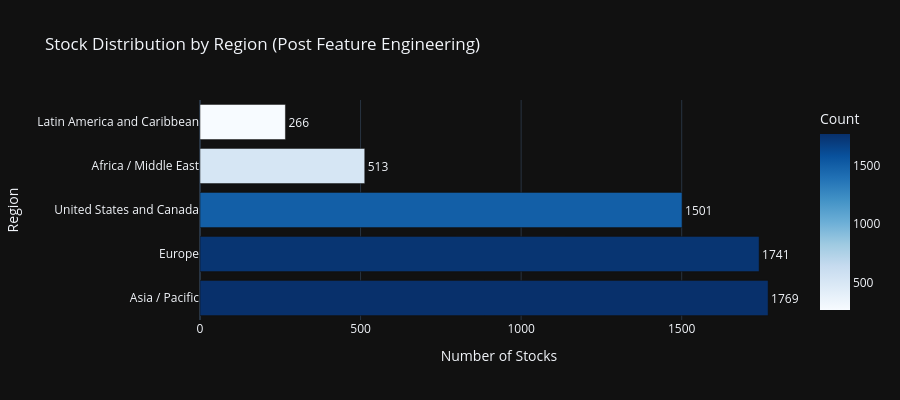
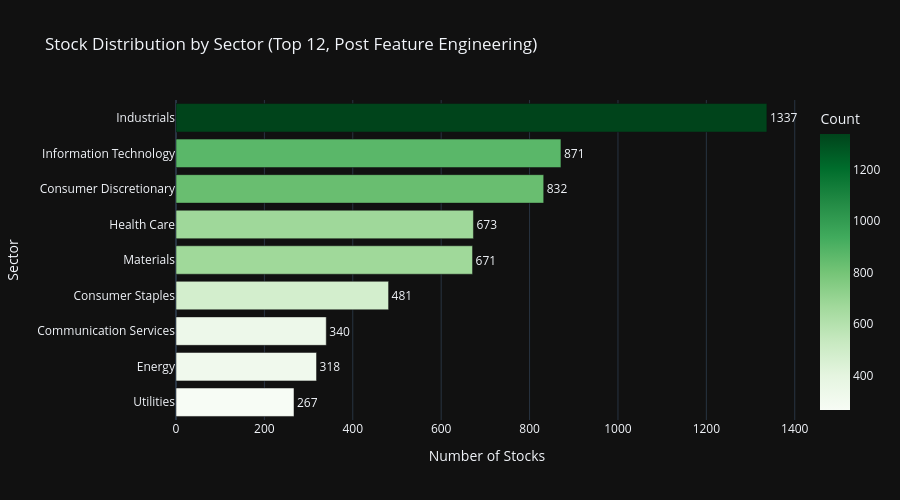
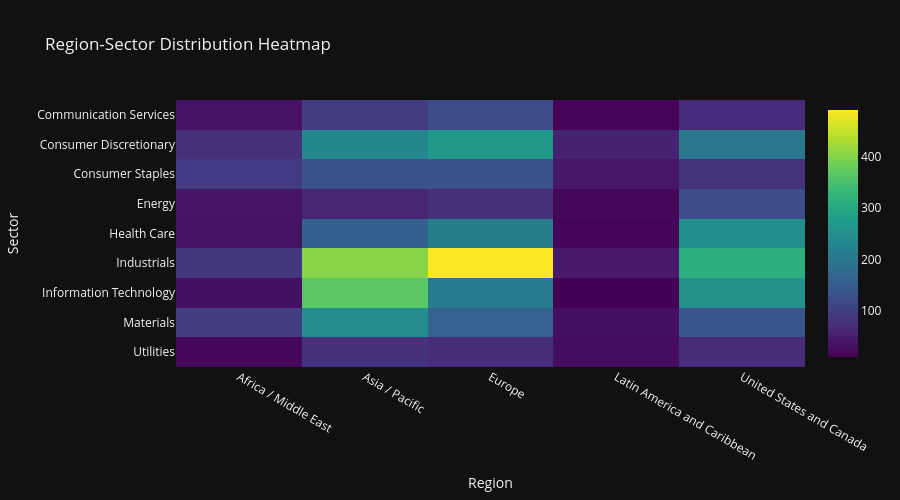
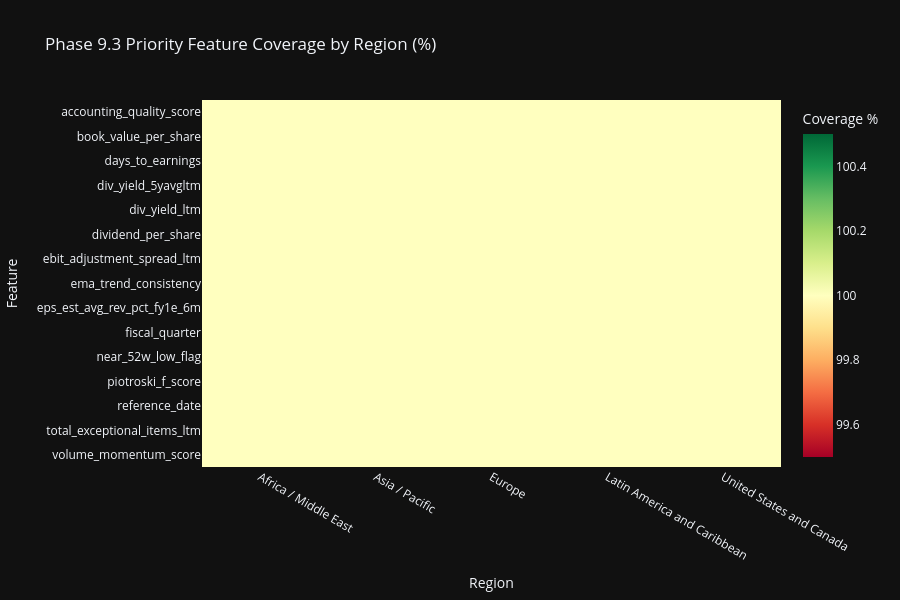

Notebook cell for these charts, in order:
### Markdown cell above
## Cell 6: Region & Sector Analytics with Feature Coverage

Section 17 compliant Plotly visualizations with dark theme.
Enhanced with Phase 9.3 feature analytics by region and sector.

### Code cell
# ============================================================================
# Cell 6: Region & Sector Analytics with Feature Coverage
# ============================================================================

print('=' * 80)
print('REGION & SECTOR ANALYTICS WITH FEATURE COVERAGE')
print('=' * 80)

# Use all_stocks_features (post feature engineering) for analytics
df_analytics = all_stocks_features

# Region distribution
if 'region' in df_analytics.columns:
    region_counts = df_analytics['region'].value_counts().reset_index()
    region_counts.columns = ['Region', 'Count']
    region_counts['Percentage'] = (region_counts['Count'] / region_counts['Count'].sum() * 100).round(1)

    fig_region = px.bar(
        region_counts,
        x='Count',
        y='Region',
        orientation='h',
        title='Stock Distribution by Region (Post Feature Engineering)',
        template=PLOTLY_TEMPLATE,
        color='Count',
        color_continuous_scale='Blues',
        text='Count',
    )
    fig_region.update_traces(
        textposition='outside',
        hovertemplate='<b>%{y}</b><br>Count: %{x}<br>Percentage: %{customdata[0]:.1f}%',
        customdata=region_counts[['Percentage']].values
    )
    fig_region.update_layout(
        xaxis_title='Number of Stocks',
        yaxis_title='Region',
        height=400,
        showlegend=False,
    )
    fig_region.show()

# Sector distribution (using TOP_N_SECTORS constant)
if 'sector' in df_analytics.columns:
    sector_counts = df_analytics['sector'].value_counts().head(TOP_N_SECTORS).reset_index()
    sector_counts.columns = ['Sector', 'Count']
    sector_counts['Percentage'] = (sector_counts['Count'] / len(df_analytics) * 100).round(1)

    fig_sector = px.bar(
        sector_counts.sort_values('Count'),
        x='Count',
        y='Sector',
        orientation='h',
        title=f'Stock Distribution by Sector (Top {TOP_N_SECTORS}, Post Feature Engineering)',
        template=PLOTLY_TEMPLATE,
        color='Count',
        color_continuous_scale='Greens',
        text='Count',
    )
    fig_sector.update_traces(
        textposition='outside',
        hovertemplate='<b>%{y}</b><br>Count: %{x}<br>Percentage: %{customdata[0]:.1f}%',
        customdata=sector_counts.sort_values('Count')[['Percentage']].values
    )
    fig_sector.update_layout(
        xaxis_title='Number of Stocks',
        yaxis_title='Sector',
        height=500,
        showlegend=False,
    )
    fig_sector.show()

# Region-Sector Heatmap
if 'region' in df_analytics.columns and 'sector' in df_analytics.columns:
    cross_tab = pd.crosstab(
        df_analytics['sector'],
        df_analytics['region']
    ).head(TOP_N_SECTORS)

    fig_heatmap = px.imshow(
        cross_tab,
        title='Region-Sector Distribution Heatmap',
        template=PLOTLY_TEMPLATE,
        color_continuous_scale='Viridis',
        aspect='auto',
    )
    fig_heatmap.update_layout(
        xaxis_title='Region',
        yaxis_title='Sector',
        height=500,
    )
    fig_heatmap.show()

print('\n✓ Distribution visualizations complete')

# ============================================================================
# Feature Coverage Analytics by Region and Sector
# ============================================================================
print('\n' + '=' * 80)
print('📊 PHASE 9.3 FEATURE ANALYTICS BY REGION & SECTOR')
print('=' * 80)

# 1. INTEGRATE ALL PHASE 9.3 FEATURES DYNAMICALLY
# Use schema helper functions for consistent naming
key_viz_features = get_key_features_by_category(
    df_analytics.columns.tolist(),
    categories=['Profitability', 'Momentum & Technical', 'Valuation Ratios']
)

# 2. UPDATE FEATURE MAPPING
# Build mapping from COLUMN_SCHEMA description or pattern matching
feature_mapping = get_feature_aliases()

# 3. BUILD AVAILABLE FEATURE LIST
# Filter for features actually present in the DataFrame after ETL
available_phase93 = get_key_features_by_category(
    df_analytics.columns.tolist()
)

# 4. PRIORITIZE FEATURES FOR VISUALIZATION
# Limit to top 15 features for visualization clarity, prioritized by completeness
coverage_ranks = df_analytics[available_phase93].notna().mean().sort_values(ascending=False)
top_viz_features = coverage_ranks.head(15).index.tolist()

if top_viz_features and 'region' in df_analytics.columns:
    print(f'\n📍 Feature Coverage by Region ({len(top_viz_features)} prioritized features):')

    # Calculate non-null percentage per region for prioritized features
    region_coverage_data = []
    for region in df_analytics['region'].unique():
        region_df = df_analytics[df_analytics['region'] == region]
        region_count = len(region_df)

        for feat in top_viz_features:
            non_null = region_df[feat].notna().sum()
            coverage_pct = (non_null / region_count * 100) if region_count > 0 else 0
            region_coverage_data.append({
                'Region': region,
                'Feature': feat,
                'Coverage_Pct': coverage_pct
            })

    region_coverage_df = pd.DataFrame(region_coverage_data)
    region_pivot = region_coverage_df.pivot(index='Feature', columns='Region', values='Coverage_Pct')

    print(region_pivot.round(1).to_string())

    # Heatmap visualization
    fig_region_coverage = px.imshow(
        region_pivot,
        title='Phase 9.3 Priority Feature Coverage by Region (%)',
        template=PLOTLY_TEMPLATE,
        color_continuous_scale='RdYlGn',
        aspect='auto',
        labels={'color': 'Coverage %'},
    )
    fig_region_coverage.update_layout(
        xaxis_title='Region',
        yaxis_title='Feature',
        height=600,
    )
    fig_region_coverage.show()

if top_viz_features and 'sector' in df_analytics.columns:
    print(f'\n🏢 Feature Coverage by Sector (Top 10 sectors, {len(top_viz_features)} priority features):')

    # Get top 10 sectors by count
    top_sectors = df_analytics['sector'].value_counts().head(10).index.tolist()

    # Calculate non-null percentage per sector for prioritized features
    sector_coverage_data = []
    for sector in top_sectors:
        sector_df = df_analytics[df_analytics['sector'] == sector]
        sector_count = len(sector_df)

        for feat in top_viz_features:
            non_null = sector_df[feat].notna().sum()
            coverage_pct = (non_null / sector_count * 100) if sector_count > 0 else 0
            sector_coverage_data.append({
                'Sector': sector,
                'Feature': feat,
                'Coverage_Pct': coverage_pct
            })

    sector_coverage_df = pd.DataFrame(sector_coverage_data)
    sector_pivot = sector_coverage_df.pivot(index='Feature', columns='Sector', values='Coverage_Pct')

    print(sector_pivot.round(1).to_string())

    # Heatmap visualization
    fig_sector_coverage = px.imshow(
        sector_pivot,
        title='Phase 9.3 Priority Feature Coverage by Sector (%)',
        template=PLOTLY_TEMPLATE,
        color_continuous_scale='RdYlGn',
        aspect='auto',
        labels={'color': 'Coverage %'},
    )
    fig_sector_coverage.update_layout(
        xaxis_title='Sector',
        yaxis_title='Feature',
        height=600,
    )
    fig_sector_coverage.show()

# Feature statistics by region
if available_phase93 and 'region' in df_analytics.columns:
    print(f'\n📊 Key Feature Statistics by Region:')

    # 4. UPDATE STAT FEATURES
    # Include new Phase 9.3 benchmarks: Earnings Quality and Technical momentum
    stat_features = [
        'roe',
        'price_momentum_1m',
        'debt_to_equity',
        'earnings_quality_score',
        'ema_trend_consistency'
    ]
    stat_features = [f for f in stat_features if f in df_analytics.columns]

    if stat_features:
        region_stats = df_analytics.groupby('region')[stat_features].agg(['mean', 'median', 'std']).round(3)
        print(region_stats.to_string())

        # Box plot for ROE by region (if available)
        if 'roe' in df_analytics.columns:
            fig_roe_region = px.box(
                df_analytics[df_analytics['roe'].notna()],
                x='region',
                y='roe',
                title='Return on Equity (ROE) Distribution by Region',
                template=PLOTLY_TEMPLATE,
                color='region',
            )
            fig_roe_region.update_layout(
                xaxis_title='Region',
                yaxis_title='ROE',
                height=450,
                showlegend=False,
            )
            fig_roe_region.show()

print('\n✓ Feature analytics by region and sector complete')

### Figure 1 — Plotly figure (JSON) as saved in the notebook; plotly's stock layout.template omitted (floating-point values rounded to 4 significant figures)
{"data": [{"hovertemplate": "<b>%{y}</b><br>Count: %{x}<br>Percentage: %{customdata[0]:.1f}%", "legendgroup": "", "marker": {"color": [1769, 1741, 1501, 513, 266], "coloraxis": "coloraxis", "pattern": {"shape": ""}}, "name": "", "orientation": "h", "showlegend": false, "text": [1769.0, 1741.0, 1501.0, 513.0, 266.0], "textposition": "outside", "x": [1769, 1741, 1501, 513, 266], "xaxis": "x", "y": ["Asia / Pacific", "Europe", "United States and Canada", "Africa / Middle East", "Latin America and Caribbean"], "yaxis": "y", "type": "bar", "customdata": [[30.6], [30.1], [25.9], [8.9], [4.6]]}], "layout": {"xaxis": {"anchor": "y", "domain": [0.0, 1.0], "title": {"text": "Number of Stocks"}}, "yaxis": {"anchor": "x", "domain": [0.0, 1.0], "title": {"text": "Region"}}, "coloraxis": {"colorbar": {"title": {"text": "Count"}}, "colorscale": [[0.0, "rgb(247,251,255)"], [0.125, "rgb(222,235,247)"], [0.25, "rgb(198,219,239)"], [0.375, "rgb(158,202,225)"], [0.5, "rgb(107,174,214)"], [0.625, "rgb(66,146,198)"], [0.75, "rgb(33,113,181)"], [0.875, "rgb(8,81,156)"], [1.0, "rgb(8,48,107)"]]}, "legend": {"tracegroupgap": 0}, "title": {"text": "Stock Distribution by Region (Post Feature Engineering)"}, "barmode": "relative", "height": 400, "showlegend": false}}

### Figure 2 — Plotly figure (JSON) as saved in the notebook; plotly's stock layout.template omitted (floating-point values rounded to 4 significant figures)
{"data": [{"hovertemplate": "<b>%{y}</b><br>Count: %{x}<br>Percentage: %{customdata[0]:.1f}%", "legendgroup": "", "marker": {"color": [267, 318, 340, 481, 671, 673, 832, 871, 1337], "coloraxis": "coloraxis", "pattern": {"shape": ""}}, "name": "", "orientation": "h", "showlegend": false, "text": [267.0, 318.0, 340.0, 481.0, 671.0, 673.0, 832.0, 871.0, 1337.0], "textposition": "outside", "x": [267, 318, 340, 481, 671, 673, 832, 871, 1337], "xaxis": "x", "y": ["Utilities", "Energy", "Communication Services", "Consumer Staples", "Materials", "Health Care", "Consumer Discretionary", "Information Technology", "Industrials"], "yaxis": "y", "type": "bar", "customdata": [[4.6], [5.5], [5.9], [8.3], [11.6], [11.6], [14.4], [15.0], [23.1]]}], "layout": {"xaxis": {"anchor": "y", "domain": [0.0, 1.0], "title": {"text": "Number of Stocks"}}, "yaxis": {"anchor": "x", "domain": [0.0, 1.0], "title": {"text": "Sector"}}, "coloraxis": {"colorbar": {"title": {"text": "Count"}}, "colorscale": [[0.0, "rgb(247,252,245)"], [0.125, "rgb(229,245,224)"], [0.25, "rgb(199,233,192)"], [0.375, "rgb(161,217,155)"], [0.5, "rgb(116,196,118)"], [0.625, "rgb(65,171,93)"], [0.75, "rgb(35,139,69)"], [0.875, "rgb(0,109,44)"], [1.0, "rgb(0,68,27)"]]}, "legend": {"tracegroupgap": 0}, "title": {"text": "Stock Distribution by Sector (Top 12, Post Feature Engineering)"}, "barmode": "relative", "height": 500, "showlegend": false}}

### Figure 3 — Plotly figure (JSON) as saved in the notebook; plotly's stock layout.template omitted (floating-point values rounded to 4 significant figures)
{"data": [{"coloraxis": "coloraxis", "name": "0", "x": ["Africa / Middle East", "Asia / Pacific", "Europe", "Latin America and Caribbean", "United States and Canada"], "y": ["Communication Services", "Consumer Discretionary", "Consumer Staples", "Energy", "Health Care", "Industrials", "Information Technology", "Materials", "Utilities"], "z": [[34, 96, 124, 17, 69], [77, 232, 265, 56, 202], [94, 131, 131, 43, 82], [37, 63, 75, 19, 124], [35, 156, 218, 15, 249], [89, 402, 490, 45, 311], [31, 365, 209, 11, 255], [96, 246, 159, 32, 138], [20, 78, 70, 28, 71]], "type": "heatmap", "xaxis": "x", "yaxis": "y", "hovertemplate": "region: %{x}<br>sector: %{y}<br>color: %{z}<extra></extra>"}], "layout": {"xaxis": {"anchor": "y", "domain": [0.0, 1.0], "title": {"text": "Region"}}, "yaxis": {"anchor": "x", "domain": [0.0, 1.0], "autorange": "reversed", "title": {"text": "Sector"}}, "coloraxis": {"colorscale": [[0.0, "#440154"], [0.1111, "#482878"], [0.2222, "#3e4989"], [0.3333, "#31688e"], [0.4444, "#26828e"], [0.5556, "#1f9e89"], [0.6667, "#35b779"], [0.7778, "#6ece58"], [0.8889, "#b5de2b"], [1.0, "#fde725"]]}, "title": {"text": "Region-Sector Distribution Heatmap"}, "height": 500}}

### Figure 4 — Plotly figure (JSON) as saved in the notebook; plotly's stock layout.template omitted (floating-point values rounded to 4 significant figures)
{"data": [{"coloraxis": "coloraxis", "name": "0", "x": ["Africa / Middle East", "Asia / Pacific", "Europe", "Latin America and Caribbean", "United States and Canada"], "y": ["accounting_quality_score", "book_value_per_share", "days_to_earnings", "div_yield_5yavgltm", "div_yield_ltm", "dividend_per_share", "ebit_adjustment_spread_ltm", "ema_trend_consistency", "eps_est_avg_rev_pct_fy1e_6m", "fiscal_quarter", "near_52w_low_flag", "piotroski_f_score", "reference_date", "total_exceptional_items_ltm", "volume_momentum_score"], "z": [[100.0, 100.0, 100.0, 100.0, 100.0], [100.0, 100.0, 100.0, 100.0, 100.0], [100.0, 100.0, 100.0, 100.0, 100.0], [100.0, 100.0, 100.0, 100.0, 100.0], [100.0, 100.0, 100.0, 100.0, 100.0], [100.0, 100.0, 100.0, 100.0, 100.0], [100.0, 100.0, 100.0, 100.0, 100.0], [100.0, 100.0, 100.0, 100.0, 100.0], [100.0, 100.0, 100.0, 100.0, 100.0], [100.0, 100.0, 100.0, 100.0, 100.0], [100.0, 100.0, 100.0, 100.0, 100.0], [100.0, 100.0, 100.0, 100.0, 100.0], [100.0, 100.0, 100.0, 100.0, 100.0], [100.0, 100.0, 100.0, 100.0, 100.0], [100.0, 100.0, 100.0, 100.0, 100.0]], "type": "heatmap", "xaxis": "x", "yaxis": "y", "hovertemplate": "Region: %{x}<br>Feature: %{y}<br>Coverage %: %{z}<extra></extra>"}], "layout": {"xaxis": {"anchor": "y", "domain": [0.0, 1.0], "title": {"text": "Region"}}, "yaxis": {"anchor": "x", "domain": [0.0, 1.0], "autorange": "reversed", "title": {"text": "Feature"}}, "coloraxis": {"colorbar": {"title": {"text": "Coverage %"}}, "colorscale": [[0.0, "rgb(165,0,38)"], [0.1, "rgb(215,48,39)"], [0.2, "rgb(244,109,67)"], [0.3, "rgb(253,174,97)"], [0.4, "rgb(254,224,139)"], [0.5, "rgb(255,255,191)"], [0.6, "rgb(217,239,139)"], [0.7, "rgb(166,217,106)"], [0.8, "rgb(102,189,99)"], [0.9, "rgb(26,152,80)"], [1.0, "rgb(0,104,55)"]]}, "title": {"text": "Phase 9.3 Priority Feature Coverage by Region (%)"}, "height": 600}}
